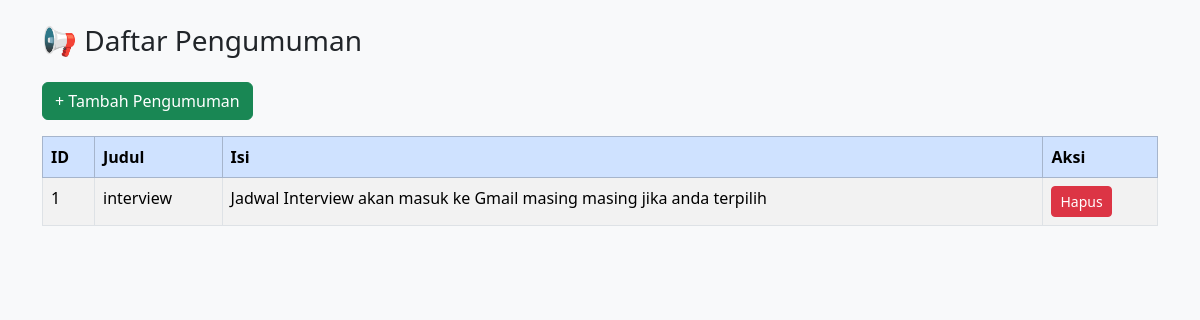
/admin/pengumuman.php (signed in), run on the app's committed database.
### tables this page shows
CREATE TABLE `pengumuman` (
  `id` int(11) NOT NULL,
  `judul` varchar(255) NOT NULL,
  `isi` text NOT NULL,
  `created_at` timestamp NOT NULL DEFAULT current_timestamp(),
  `tanggal` date NOT NULL DEFAULT curdate()
);

### admin/pengumuman.php (the view, shortened to what this page needs)
<?php
include 'koneksi.php';
$hasil = mysqli_query($conn, "SELECT * FROM pengumuman ORDER BY id DESC");
?>
<!DOCTYPE html>
<html lang="id">
<head>
    <link href="https://cdn.jsdelivr.net/npm/bootstrap@5.3.2/dist/css/bootstrap.min.css" rel="stylesheet">
</head>
<body class="bg-light">
<div class="container mt-4">
    <h3 class="mb-4">📢 Daftar Pengumuman</h3>
    <a href="tambah_pengumuman.php" class="btn btn-success mb-3">+ Tambah Pengumuman</a>
    <table class="table table-bordered table-striped">
        <thead class="table-primary">
            <tr>
                <th>ID</th>
                <th>Judul</th>
                <th>Isi</th>
                <th>Aksi</th>
            </tr>
        </thead>
        <tbody>
            <?php if (mysqli_num_rows($hasil) > 0): ?>
                <?php while ($row = mysqli_fetch_assoc($hasil)): ?>
                    <tr>
                        <td><?= $row['id'] ?></td>
                        <td><?= htmlspecialchars($row['judul']) ?></td>
                        <td><?= htmlspecialchars($row['isi']) ?></td>
                        <td>
                            <a href="hapus_pengumuman.php?id=<?= $row['id'] ?>" onclick="return confirm('Yakin hapus?')" class="btn btn-sm btn-danger">Hapus</a>
                        </td>
                    </tr>
                <?php endwhile; ?>
            <?php else: ?>
                <tr><td colspan="4" class="text-center">Belum ada pengumuman.</td></tr>
            <?php endif; ?>
        </tbody>
    </table>
</div>
</body>
</html>

### data on the page
pengumuman: id "1", judul "interview", isi "Jadwal Interview akan masuk ke Gmail masing masing jika anda terpilih"
